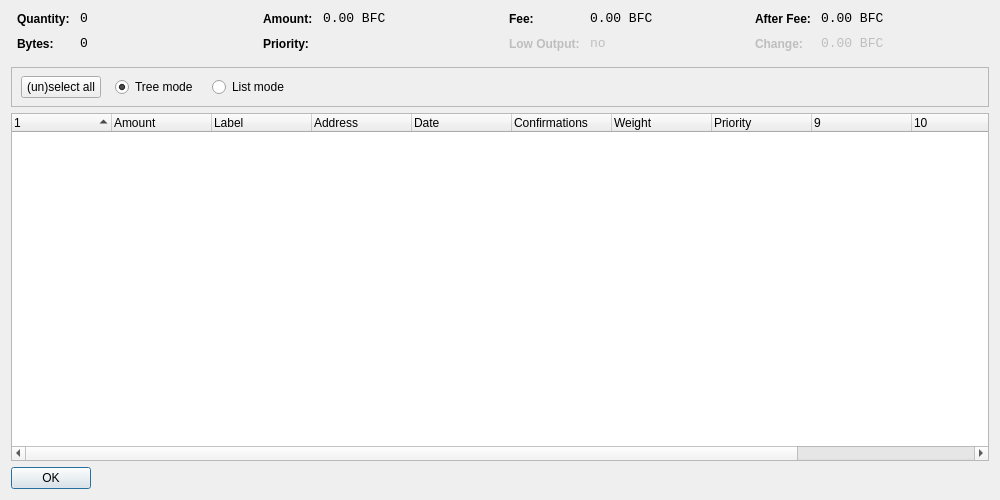
<?xml version="1.0" encoding="UTF-8"?>
<ui version="4.0">
 <class>CoinControlDialog</class>
 <widget class="QWidget" name="CoinControlDialog">
  <property name="geometry">
   <rect>
    <x>0</x>
    <y>0</y>
    <width>1000</width>
    <height>500</height>
   </rect>
  </property>
  <property name="windowTitle">
   <string>Coin Control</string>
  </property>
  <layout class="QVBoxLayout" name="verticalLayout">
   <item>
    <layout class="QHBoxLayout" name="horizontalLayoutTop" stretch="0,0,0,0">
     <property name="topMargin">
      <number>0</number>
     </property>
     <property name="bottomMargin">
      <number>10</number>
     </property>
     <item>
      <layout class="QFormLayout" name="formLayoutCoinControl1">
       <property name="horizontalSpacing">
        <number>10</number>
       </property>
       <property name="verticalSpacing">
        <number>10</number>
       </property>
       <property name="leftMargin">
        <number>6</number>
       </property>
       <property name="rightMargin">
        <number>6</number>
       </property>
       <item row="0" column="0">
        <widget class="QLabel" name="labelCoinControlQuantityText">
         <property name="styleSheet">
          <string notr="true">font-weight:bold;</string>
         </property>
         <property name="text">
          <string>Quantity:</string>
         </property>
        </widget>
       </item>
       <item row="0" column="1">
        <widget class="QLabel" name="labelCoinControlQuantity">
         <property name="font">
          <font>
           <family>Monospace</family>
           <pointsize>10</pointsize>
          </font>
         </property>
         <property name="cursor">
          <cursorShape>IBeamCursor</cursorShape>
         </property>
         <property name="contextMenuPolicy">
          <enum>Qt::ActionsContextMenu</enum>
         </property>
         <property name="text">
          <string notr="true">0</string>
         </property>
         <property name="textInteractionFlags">
          <set>Qt::LinksAccessibleByMouse|Qt::TextSelectableByKeyboard|Qt::TextSelectableByMouse</set>
         </property>
        </widget>
       </item>
       <item row="1" column="0">
        <widget class="QLabel" name="labelCoinControlBytesText">
         <property name="styleSheet">
          <string notr="true">font-weight:bold;</string>
         </property>
         <property name="text">
          <string>Bytes:</string>
         </property>
        </widget>
       </item>
       <item row="1" column="1">
        <widget class="QLabel" name="labelCoinControlBytes">
         <property name="font">
          <font>
           <family>Monospace</family>
           <pointsize>10</pointsize>
          </font>
         </property>
         <property name="cursor">
          <cursorShape>IBeamCursor</cursorShape>
         </property>
         <property name="contextMenuPolicy">
          <enum>Qt::ActionsContextMenu</enum>
         </property>
         <property name="text">
          <string notr="true">0</string>
         </property>
         <property name="textInteractionFlags">
          <set>Qt::LinksAccessibleByMouse|Qt::TextSelectableByKeyboard|Qt::TextSelectableByMouse</set>
         </property>
        </widget>
       </item>
      </layout>
     </item>
     <item>
      <layout class="QFormLayout" name="formLayoutCoinControl2">
       <property name="horizontalSpacing">
        <number>10</number>
       </property>
       <property name="verticalSpacing">
        <number>10</number>
       </property>
       <property name="leftMargin">
        <number>6</number>
       </property>
       <property name="rightMargin">
        <number>6</number>
       </property>
       <item row="0" column="0">
        <widget class="QLabel" name="labelCoinControlAmountText">
         <property name="styleSheet">
          <string notr="true">font-weight:bold;</string>
         </property>
         <property name="text">
          <string>Amount:</string>
         </property>
        </widget>
       </item>
       <item row="0" column="1">
        <widget class="QLabel" name="labelCoinControlAmount">
         <property name="font">
          <font>
           <family>Monospace</family>
           <pointsize>10</pointsize>
          </font>
         </property>
         <property name="cursor">
          <cursorShape>IBeamCursor</cursorShape>
         </property>
         <property name="contextMenuPolicy">
          <enum>Qt::ActionsContextMenu</enum>
         </property>
         <property name="text">
          <string notr="true">0.00 BFC</string>
         </property>
         <property name="textInteractionFlags">
          <set>Qt::LinksAccessibleByMouse|Qt::TextSelectableByKeyboard|Qt::TextSelectableByMouse</set>
         </property>
        </widget>
       </item>
       <item row="1" column="0">
        <widget class="QLabel" name="labelCoinControlPriorityText">
         <property name="styleSheet">
          <string notr="true">font-weight:bold;</string>
         </property>
         <property name="text">
          <string>Priority:</string>
         </property>
        </widget>
       </item>
       <item row="1" column="1">
        <widget class="QLabel" name="labelCoinControlPriority">
         <property name="font">
          <font>
           <family>Monospace</family>
           <pointsize>10</pointsize>
          </font>
         </property>
         <property name="cursor">
          <cursorShape>IBeamCursor</cursorShape>
         </property>
         <property name="contextMenuPolicy">
          <enum>Qt::ActionsContextMenu</enum>
         </property>
         <property name="text">
          <string/>
         </property>
         <property name="textInteractionFlags">
          <set>Qt::LinksAccessibleByMouse|Qt::TextSelectableByKeyboard|Qt::TextSelectableByMouse</set>
         </property>
        </widget>
       </item>
      </layout>
     </item>
     <item>
      <layout class="QFormLayout" name="formLayoutCoinControl3">
       <property name="horizontalSpacing">
        <number>10</number>
       </property>
       <property name="verticalSpacing">
        <number>10</number>
       </property>
       <property name="leftMargin">
        <number>6</number>
       </property>
       <property name="rightMargin">
        <number>6</number>
       </property>
       <item row="0" column="0">
        <widget class="QLabel" name="labelCoinControlFeeText">
         <property name="styleSheet">
          <string notr="true">font-weight:bold;</string>
         </property>
         <property name="text">
          <string>Fee:</string>
         </property>
        </widget>
       </item>
       <item row="0" column="1">
        <widget class="QLabel" name="labelCoinControlFee">
         <property name="font">
          <font>
           <family>Monospace</family>
           <pointsize>10</pointsize>
          </font>
         </property>
         <property name="cursor">
          <cursorShape>IBeamCursor</cursorShape>
         </property>
         <property name="contextMenuPolicy">
          <enum>Qt::ActionsContextMenu</enum>
         </property>
         <property name="text">
          <string notr="true">0.00 BFC</string>
         </property>
         <property name="textInteractionFlags">
          <set>Qt::LinksAccessibleByMouse|Qt::TextSelectableByKeyboard|Qt::TextSelectableByMouse</set>
         </property>
        </widget>
       </item>
       <item row="1" column="0">
        <widget class="QLabel" name="labelCoinControlLowOutputText">
         <property name="enabled">
          <bool>false</bool>
         </property>
         <property name="styleSheet">
          <string notr="true">font-weight:bold;</string>
         </property>
         <property name="text">
          <string>Low Output:</string>
         </property>
        </widget>
       </item>
       <item row="1" column="1">
        <widget class="QLabel" name="labelCoinControlLowOutput">
         <property name="enabled">
          <bool>false</bool>
         </property>
         <property name="font">
          <font>
           <family>Monospace</family>
           <pointsize>10</pointsize>
          </font>
         </property>
         <property name="cursor">
          <cursorShape>IBeamCursor</cursorShape>
         </property>
         <property name="contextMenuPolicy">
          <enum>Qt::ActionsContextMenu</enum>
         </property>
         <property name="text">
          <string>no</string>
         </property>
         <property name="textInteractionFlags">
          <set>Qt::LinksAccessibleByMouse|Qt::TextSelectableByKeyboard|Qt::TextSelectableByMouse</set>
         </property>
        </widget>
       </item>
      </layout>
     </item>
     <item>
      <layout class="QFormLayout" name="formLayoutCoinControl4">
       <property name="horizontalSpacing">
        <number>10</number>
       </property>
       <property name="verticalSpacing">
        <number>10</number>
       </property>
       <property name="leftMargin">
        <number>6</number>
       </property>
       <property name="rightMargin">
        <number>6</number>
       </property>
       <item row="0" column="0">
        <widget class="QLabel" name="labelCoinControlAfterFeeText">
         <property name="styleSheet">
          <string notr="true">font-weight:bold;</string>
         </property>
         <property name="text">
          <string>After Fee:</string>
         </property>
        </widget>
       </item>
       <item row="0" column="1">
        <widget class="QLabel" name="labelCoinControlAfterFee">
         <property name="font">
          <font>
           <family>Monospace</family>
           <pointsize>10</pointsize>
          </font>
         </property>
         <property name="cursor">
          <cursorShape>IBeamCursor</cursorShape>
         </property>
         <property name="contextMenuPolicy">
          <enum>Qt::ActionsContextMenu</enum>
         </property>
         <property name="text">
          <string notr="true">0.00 BFC</string>
         </property>
         <property name="textInteractionFlags">
          <set>Qt::LinksAccessibleByMouse|Qt::TextSelectableByKeyboard|Qt::TextSelectableByMouse</set>
         </property>
        </widget>
       </item>
       <item row="1" column="0">
        <widget class="QLabel" name="labelCoinControlChangeText">
         <property name="enabled">
          <bool>false</bool>
         </property>
         <property name="styleSheet">
          <string notr="true">font-weight:bold;</string>
         </property>
         <property name="text">
          <string>Change:</string>
         </property>
        </widget>
       </item>
       <item row="1" column="1">
        <widget class="QLabel" name="labelCoinControlChange">
         <property name="enabled">
          <bool>false</bool>
         </property>
         <property name="font">
          <font>
           <family>Monospace</family>
           <pointsize>10</pointsize>
          </font>
         </property>
         <property name="cursor">
          <cursorShape>IBeamCursor</cursorShape>
         </property>
         <property name="contextMenuPolicy">
          <enum>Qt::ActionsContextMenu</enum>
         </property>
         <property name="text">
          <string notr="true">0.00 BFC</string>
         </property>
         <property name="textInteractionFlags">
          <set>Qt::LinksAccessibleByMouse|Qt::TextSelectableByKeyboard|Qt::TextSelectableByMouse</set>
         </property>
        </widget>
       </item>
      </layout>
     </item>
    </layout>
   </item>
   <item>
    <widget class="QFrame" name="frame">
     <property name="minimumSize">
      <size>
       <width>0</width>
       <height>40</height>
      </size>
     </property>
     <property name="frameShape">
      <enum>QFrame::StyledPanel</enum>
     </property>
     <property name="frameShadow">
      <enum>QFrame::Sunken</enum>
     </property>
     <widget class="QWidget" name="horizontalLayoutWidget">
      <property name="geometry">
       <rect>
        <x>10</x>
        <y>0</y>
        <width>781</width>
        <height>41</height>
       </rect>
      </property>
      <layout class="QHBoxLayout" name="horizontalLayoutPanel" stretch="0,0,0,0">
       <property name="spacing">
        <number>14</number>
       </property>
       <item>
        <widget class="QPushButton" name="pushButtonSelectAll">
         <property name="sizePolicy">
          <sizepolicy hsizetype="Maximum" vsizetype="Fixed">
           <horstretch>0</horstretch>
           <verstretch>0</verstretch>
          </sizepolicy>
         </property>
         <property name="text">
          <string>(un)select all</string>
         </property>
        </widget>
       </item>
       <item>
        <widget class="QRadioButton" name="radioTreeMode">
         <property name="sizePolicy">
          <sizepolicy hsizetype="Maximum" vsizetype="Fixed">
           <horstretch>0</horstretch>
           <verstretch>0</verstretch>
          </sizepolicy>
         </property>
         <property name="text">
          <string>Tree mode</string>
         </property>
         <property name="checked">
          <bool>true</bool>
         </property>
        </widget>
       </item>
       <item>
        <widget class="QRadioButton" name="radioListMode">
         <property name="sizePolicy">
          <sizepolicy hsizetype="Maximum" vsizetype="Fixed">
           <horstretch>0</horstretch>
           <verstretch>0</verstretch>
          </sizepolicy>
         </property>
         <property name="text">
          <string>List mode</string>
         </property>
        </widget>
       </item>
       <item>
        <spacer name="horizontalSpacer">
         <property name="orientation">
          <enum>Qt::Horizontal</enum>
         </property>
         <property name="sizeHint" stdset="0">
          <size>
           <width>40</width>
           <height>20</height>
          </size>
         </property>
        </spacer>
       </item>
      </layout>
     </widget>
    </widget>
   </item>
   <item>
    <widget class="CoinControlTreeWidget" name="treeWidget">
     <property name="contextMenuPolicy">
      <enum>Qt::CustomContextMenu</enum>
     </property>
     <property name="sortingEnabled">
      <bool>false</bool>
     </property>
     <property name="columnCount">
      <number>12</number>
     </property>
     <attribute name="headerShowSortIndicator" stdset="0">
      <bool>true</bool>
     </attribute>
     <attribute name="headerStretchLastSection">
      <bool>false</bool>
     </attribute>
     <column>
      <property name="text">
       <string/>
      </property>
     </column>
     <column>
      <property name="text">
       <string>Amount</string>
      </property>
     </column>
     <column>
      <property name="text">
       <string>Label</string>
      </property>
     </column>
     <column>
      <property name="text">
       <string>Address</string>
      </property>
     </column>
     <column>
      <property name="text">
       <string>Date</string>
      </property>
     </column>
     <column>
      <property name="text">
       <string>Confirmations</string>
      </property>
      <property name="toolTip">
       <string>Confirmed</string>
      </property>
     </column>
     <column>
      <property name="text">
       <string>Weight</string>
      </property>
     </column>
     <column>
      <property name="text">
       <string>Priority</string>
      </property>
     </column>
     <column>
      <property name="text">
       <string/>
      </property>
     </column>
     <column>
      <property name="text">
       <string/>
      </property>
     </column>
     <column>
      <property name="text">
       <string/>
      </property>
     </column>
     <column>
      <property name="text">
       <string/>
      </property>
     </column>
    </widget>
   </item>
   <item>
    <widget class="QDialogButtonBox" name="buttonBox">
     <property name="sizePolicy">
      <sizepolicy hsizetype="Maximum" vsizetype="Fixed">
       <horstretch>0</horstretch>
       <verstretch>0</verstretch>
      </sizepolicy>
     </property>
     <property name="orientation">
      <enum>Qt::Horizontal</enum>
     </property>
     <property name="standardButtons">
      <set>QDialogButtonBox::Ok</set>
     </property>
    </widget>
   </item>
  </layout>
 </widget>
 <customwidgets>
  <customwidget>
   <class>CoinControlTreeWidget</class>
   <extends>QTreeWidget</extends>
   <header>coincontroltreewidget.h</header>
  </customwidget>
 </customwidgets>
 <resources/>
 <connections/>
</ui>
